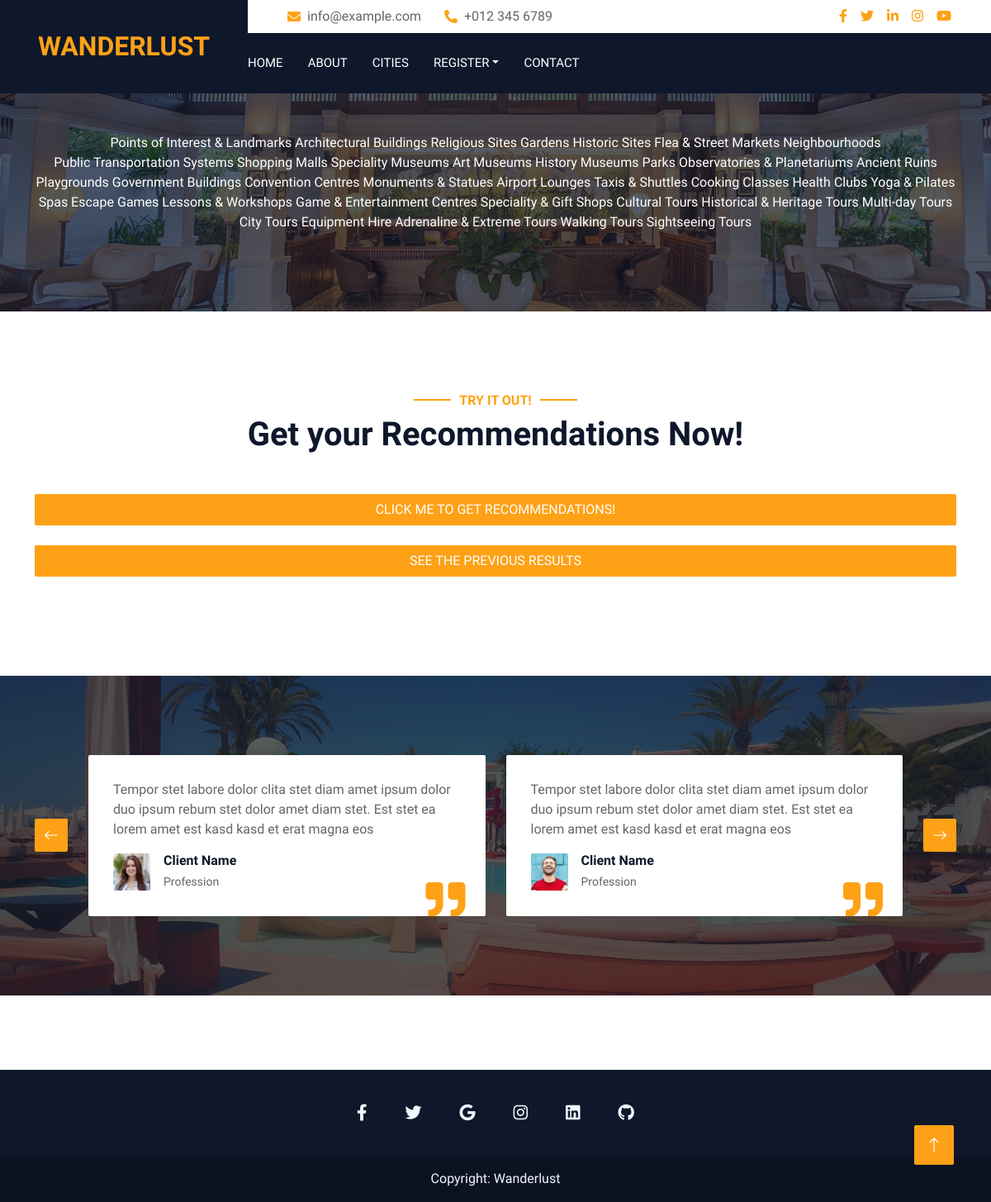
/delhi.html, run on the app's committed database.
### website/models.py (models this page shows)
class All_Categories_Delhi(models.Model):
    categories = models.CharField(max_length=255)

### website/views.py (the view, shortened to what this page needs)
# urls.py: path('delhi.html', views.delhi, name="delhi"),
def delhi(request):
    delhi_data = []
    for x in Delhi.objects.all().values():
        delhi_data.append(x)
    categories_list = []
    for x in All_Categories_Delhi.objects.all().values():
        categories_list.append(x)
    context = {'categories': categories_list,"delhi_try": delhi_data}
    return render(request, 'delhi.html', context)

### website/templates/delhi.html (shortened to what this page needs)
{% load static %}
<!DOCTYPE html>
<html lang="en">
  <head>
    <link
      href="https://cdnjs.cloudflare.com/ajax/libs/font-awesome/5.10.0/css/all.min.css"
      rel="stylesheet"
    />
    <link
      href="https://cdn.jsdelivr.net/npm/bootstrap-icons@1.4.1/font/bootstrap-icons.css"
      rel="stylesheet"
    />
    <link
      href="{% static 'website/lib/animate/animate.min.css' %}"
      rel="stylesheet"
    />
    <link
      href="{% static 'website/lib/owlcarousel/assets/owl.carousel.min.css' %}"
      rel="stylesheet"
    />
    <link
      href="{% static 'website//tempusdominus/css/tempusdominus-bootstrap-4.min.css' %}"
      rel="stylesheet"
    />
    <link
      href="{% static 'website/css/bootstrap.min.css' %}"
      rel="stylesheet"
    />
    <link href="{% static 'website/css/style.css' %}" rel="stylesheet" />
  </head>
  <body>
    <div class="container-xxl bg-white p-0">
      <div class="container-fluid bg-dark px-0">
        <div class="row gx-0">
          <div class="col-lg-3 bg-dark d-none d-lg-block">
            <a
              href="/"
              class="navbar-brand w-100 h-100 m-0 p-0 d-flex align-items-center justify-content-center"
            >
              <h1 class="m-0 text-primary text-uppercase fs-2">Wanderlust</h1>
            </a>
          </div>
          <div class="col-lg-9">
            <div class="row gx-0 bg-white d-none d-lg-flex">
              <div class="col-lg-7 px-5 text-start">
                <div class="h-100 d-inline-flex align-items-center py-2 me-4">
                  <i class="fa fa-envelope text-primary me-2"></i>
                  <p class="mb-0">info@example.com</p>
                </div>
                <div class="h-100 d-inline-flex align-items-center py-2">
                  <i class="fa fa-phone-alt text-primary me-2"></i>
                  <p class="mb-0">+012 345 6789</p>
                </div>
              </div>
              <div class="col-lg-5 px-5 text-end">
                <div class="d-inline-flex align-items-center py-2">
                  <a class="me-3" href=""><i class="fab fa-facebook-f"></i></a>
                  <a class="me-3" href=""><i class="fab fa-twitter"></i></a>
                  <a class="me-3" href=""><i class="fab fa-linkedin-in"></i></a>
                  <a class="me-3" href=""><i class="fab fa-instagram"></i></a>
                  <a class="" href=""><i class="fab fa-youtube"></i></a>
                </div>
              </div>
            </div>
            <nav class="navbar navbar-expand-lg bg-dark navbar-dark p-3 p-lg-0">
              <div
                class="collapse navbar-collapse justify-content-between"
                id="navbarCollapse"
              >
                <div class="navbar-nav mr-auto py-0">
                  <a href="/" class="nav-item nav-link">Home</a>
                  <a href="about.html" class="nav-item nav-link">About</a>
                  <a href="cities.html" class="nav-item nav-link">Cities</a>
                  {% if user.is_authenticated %}
                  <a href="/signout" class="nav-item nav-link">Sign Out</a>
                  {% else %}
                  <div class="nav-item dropdown">
                    <a
                      href="#"
                      class="nav-link dropdown-toggle"
                      data-bs-toggle="dropdown"
                      >Register</a>
                  </div>
                  {% endif %}
                  <a href="contact.html" class="nav-item nav-link">Contact</a>
                </div>
              </div>
            </nav>
          </div>
        </div>
      </div>
      <div
        class="container-fluid page-header mb-5 p-0"
        style="background-image: url({% static 'website/img/carousel-1.jpg' %})"
      >
        <div class="container-fluid page-header-inner py-5">
          <div class="container text-center pb-5 justify">
            <form method="post">
              {% if user.is_authenticated %}
              {% for x in categories %}
              <label style="color:#FFFFFF">
                <input type="checkbox" name="category_boxes" value="{{x.categories}}">
                {{x.categories}}
              </label>
              {% endfor %}
              <br>
              <br>
              <input type="hidden" name="action" value="delhi_button1">
              <button type="submit" class="btn btn-primary btn-block">Submit</button>
              {% else %}
                {% for x in categories %}
                <label style="color:#FFFFFF">
                  {{x.categories}}
                </label>
                {% endfor %}
              {% endif %}
            </form>
          </div>
        </div>
      </div>
      <div class="container-xxl py-5">
        <div class="container">
          <div class="text-center wow fadeInUp" data-wow-delay="0.1s">
              <h6 class="section-title text-center text-primary text-uppercase">Try it Out!</h6>
              <h1 class="mb-5">Get your Recommendations Now!</h1>
              <div class="d-grid gap-2">
                <form method="post">
                  <button type="submit" class="btn btn-primary btn-block" style="width: 100%;">
                    Click Me To get Recommendations!
                  </button>
                </form>
              </div>
              <br>
              <div class="d-grid gap-2">
                <form method="post">
                  <button type="submit" class="btn btn-primary btn-block" style="width: 100%;">
                    See the previous results
                  </button>
                </form>
              </div>
          </div>
        </div>
      </div>
      <div
        class="container-xxl testimonial mt-5 py-5 bg-dark wow zoomIn"
        data-wow-delay="0.1s"
        style="margin-bottom: 90px"
      >
        <div class="container">
          <div class="owl-carousel testimonial-carousel py-5">
            <div
              class="testimonial-item position-relative bg-white rounded overflow-hidden"
            >
              <p>
                Tempor stet labore dolor clita stet diam amet ipsum dolor duo
                ipsum rebum stet dolor amet diam stet. Est stet ea lorem amet
                est kasd kasd et erat magna eos
              </p>
              <div class="d-flex align-items-center">
                <img
                  class="img-fluid flex-shrink-0 rounded"
                  src="{% static 'website/img/testimonial-1.jpg' %}"
                  style="width: 45px; height: 45px"
                />
                <div class="ps-3">
                  <h6 class="fw-bold mb-1">Client Name</h6>
                  <small>Profession</small>
                </div>
              </div>
              <i
                class="fa fa-quote-right fa-3x text-primary position-absolute end-0 bottom-0 me-4 mb-n1"
              ></i>
            </div>
            <div
              class="testimonial-item position-relative bg-white rounded overflow-hidden"
            >
              <p>
                Tempor stet labore dolor clita stet diam amet ipsum dolor duo
                ipsum rebum stet dolor amet diam stet. Est stet ea lorem amet
                est kasd kasd et erat magna eos
              </p>
              <div class="d-flex align-items-center">
                <img
                  class="img-fluid flex-shrink-0 rounded"
                  src="{% static 'website/img/testimonial-2.jpg' %}"
                  style="width: 45px; height: 45px"
                />
                <div class="ps-3">
                  <h6 class="fw-bold mb-1">Client Name</h6>
                  <small>Profession</small>
                </div>
              </div>
              <i
                class="fa fa-quote-right fa-3x text-primary position-absolute end-0 bottom-0 me-4 mb-n1"
              ></i>
            </div>
          </div>
        </div>
      </div>
      <footer class="text-center text-white" style="background-color: #0F172B;">
                  <div class="container pt-4">
                    <section class="mb-4">
                      <a
                        class="btn btn-link btn-floating btn-lg text-light m-1"
                        href="#!"
                        role="button"
                        data-mdb-ripple-color="dark"
                        ><i class="fab fa-facebook-f"></i
                      ></a>
                      <a
                        class="btn btn-link btn-floating btn-lg text-light m-1"
                        href="#!"
                        role="button"
                        data-mdb-ripple-color="dark"
                        ><i class="fab fa-twitter"></i
                      ></a>
                      <a
                        class="btn btn-link btn-floating btn-lg text-light m-1"
                        href="#!"
                        role="button"
                        data-mdb-ripple-color="dark"
                        ><i class="fab fa-google"></i
                      ></a>
                      <a
                        class="btn btn-link btn-floating btn-lg text-light m-1"
                        href=""
                        role="button"
                        data-mdb-ripple-color="dark"
                        ><i class="fab fa-instagram"></i
                      ></a>
                      <a
                        class="btn btn-link btn-floating btn-lg text-light m-1"
                        href="#!"
                        role="button"
                        data-mdb-ripple-color="dark"
                        ><i class="fab fa-linkedin"></i
                      ></a>
                      <a
                        class="btn btn-link btn-floating btn-lg text-light m-1"
                        href="#!"
                        role="button"
                        data-mdb-ripple-color="dark"
                        ><i class="fab fa-github"></i
                      ></a>
                    </section>
                  </div>
                  <div class="text-center text-light p-3" style="background-color: rgba(0, 0, 0, 0.2);">
                    <a class="text-light" href="https://mdbootstrap.com/">Copyright: Wanderlust</a>
                  </div>
                </footer>
                </div>
      <a href="#" class="btn btn-lg btn-primary btn-lg-square back-to-top"
        ><i class="bi bi-arrow-up"></i
      ></a>
  </body>
</html>

### static/website/css/style.css (style rules this page uses)
:root { --primary: #FEA116; --light: #F1F8FF; --dark: #0F172B; }
.back-to-top { position: fixed; display: none; right: 45px; bottom: 45px; z-index: 99; }
.btn { font-weight: 500; text-transform: uppercase; transition: .5s; }
.btn.btn-primary, .btn.btn-secondary { color: #FFFFFF; }
.btn-lg-square { width: 48px; height: 48px; }
.btn-square, .btn-sm-square, .btn-lg-square { padding: 0; display: flex; align-items: center; justify-content: center; font-weight: normal; border-radius: 2px; }
.navbar-dark .navbar-nav .nav-link { margin-right: 30px; padding: 25px 0; color: #FFFFFF; font-size: 15px; text-transform: uppercase; outline: none; }
.page-header { background-position: center center; background-repeat: no-repeat; background-size: cover; }
.page-header-inner { background: rgba(15, 23, 43, .7); }
.section-title { position: relative; display: inline-block; }
.section-title::before { position: absolute; content: ""; width: 45px; height: 2px; top: 50%; left: -55px; margin-top: -1px; background: var(--primary); }
.section-title::after { position: absolute; content: ""; width: 45px; height: 2px; top: 50%; right: -55px; margin-top: -1px; background: var(--primary); }
.testimonial { background: linear-gradient(rgba(15, 23, 43, .7), rgba(15, 23, 43, .7)), url(../img/carousel-2.jpg); background-position: center center; background-repeat: no-repeat; background-size: cover; }
.testimonial-carousel { padding-left: 65px; padding-right: 65px; }
.testimonial-carousel .testimonial-item { padding: 30px; }

### data on the page
All_Categories_Delhi: categories "Points of Interest & Landmarks"
All_Categories_Delhi: categories "Architectural Buildings"
All_Categories_Delhi: categories "Religious Sites"
All_Categories_Delhi: categories "Gardens"
All_Categories_Delhi: categories "Historic Sites"
All_Categories_Delhi: categories "Flea & Street Markets"
All_Categories_Delhi: categories "Neighbourhoods"
All_Categories_Delhi: categories "Public Transportation Systems"
All_Categories_Delhi: categories "Shopping Malls"
All_Categories_Delhi: categories "Speciality Museums"
All_Categories_Delhi: categories "Art Museums"
All_Categories_Delhi: categories "History Museums"
All_Categories_Delhi: categories "Parks"
All_Categories_Delhi: categories "Observatories & Planetariums"
All_Categories_Delhi: categories "Ancient Ruins"
All_Categories_Delhi: categories "Playgrounds"
All_Categories_Delhi: categories "Government Buildings"
All_Categories_Delhi: categories "Convention Centres"
All_Categories_Delhi: categories "Monuments & Statues"
All_Categories_Delhi: categories "Airport Lounges"
All_Categories_Delhi: categories "Taxis & Shuttles"
All_Categories_Delhi: categories "Cooking Classes"
All_Categories_Delhi: categories "Health Clubs"
All_Categories_Delhi: categories "Yoga & Pilates"
All_Categories_Delhi: categories "Spas"
All_Categories_Delhi: categories "Escape Games"
All_Categories_Delhi: categories "Lessons & Workshops"
All_Categories_Delhi: categories "Game & Entertainment Centres"
All_Categories_Delhi: categories "Speciality & Gift Shops"
All_Categories_Delhi: categories "Cultural Tours"
All_Categories_Delhi: categories "Historical & Heritage Tours"
All_Categories_Delhi: categories "Multi-day Tours"
All_Categories_Delhi: categories "City Tours"
All_Categories_Delhi: categories "Equipment Hire"
All_Categories_Delhi: categories "Adrenaline & Extreme Tours"
All_Categories_Delhi: categories "Walking Tours"
All_Categories_Delhi: categories "Sightseeing Tours"
